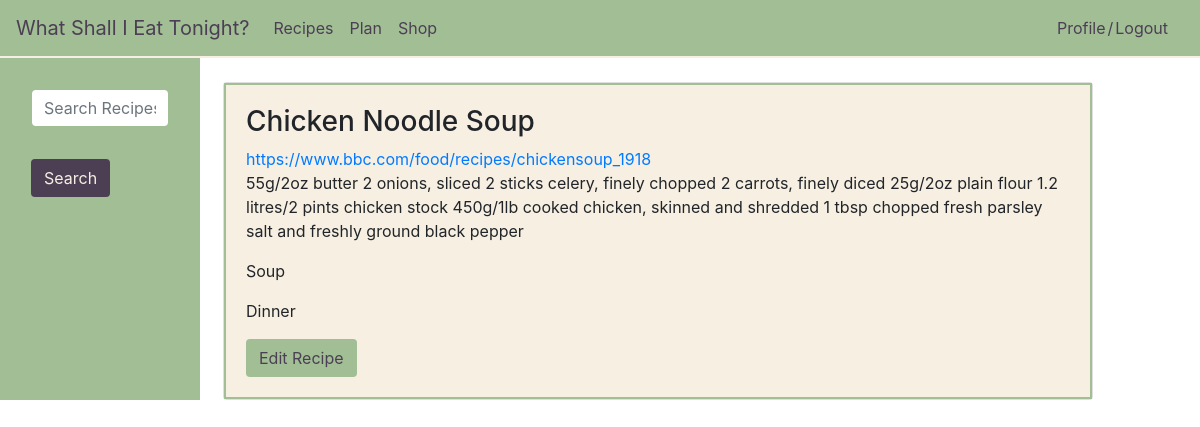
The page /recipes/recipe/1/ on the database its author committed.
### recipes/models.py (models this page shows, shortened)
class Recipe(models.Model):
    user = models.ForeignKey(User, on_delete=models.CASCADE)
    title = models.CharField(max_length = 200)
    url = models.URLField(max_length=200, blank=False, default='')
    cal_date = models.DateField(null=True)
    tag = models.CharField(max_length = 100, blank=True, null=True)
    ingredients = models.TextField()
    BREAKFAST = 'Breakfast'
    BRUNCH = 'Brunch'
    LUNCH = 'Lunch'
    DINNER = 'Dinner'
    SIDES = 'Sides'
    SNACKS = 'Snacks'
    DRINKS = 'Drinks'
    COURSE_CHOICES = (
        (BREAKFAST, 'Breakfast'),
        (BRUNCH, 'Brunch'),
        (LUNCH, 'Lunch'),
        (DINNER, 'Dinner'),
        (SIDES, 'Sides'),
        (SNACKS, 'Snacks'),
        (DRINKS, 'Drinks'),
        (None, 'None')
    )
    course = models.CharField(
        max_length = 100,
        choices = COURSE_CHOICES,
        null = True,
        default = None,
    )

### recipes/views.py (the view)
# urls.py: path('recipe/<int:pk>/', views.RecipeDetailView.as_view(), name='detail'),
class RecipeDetailView(generic.DetailView):
    model = Recipe
    template_name = 'recipes/detail.html'

### recipes/templates/recipes/detail.html
{% extends 'recipes_base.html' %}
{% block body %}
<div class="card">
  <div class="card-body">
    <h3 class="">{{ recipe.title }}</h3>
    <a href="{{ recipe.url }}">{{recipe.url}}</a>
    <p>{{ recipe.ingredients }}</p>
    <p>{{ recipe.tag }}</p>
    <p>{{ recipe.course }}</p>
    <a href="{% url 'recipes:update' recipe.id %}" class="btn add-recipe">Edit Recipe</a>
  </div>
</div>
{% endblock %}

### recipes/static/recipes/main.css (style rules this page uses)
html, body { box-sizing: border-box; }
.card-body { border: 2px solid #A1BE95; background-color: #F7EFE2; }
.add-recipe { background-color: #A1BE95; color: #4C3F54; }

### rows shown on the page
Recipe: title "Chicken Noodle Soup", url "https://www.bbc.com/food/recipes/chickensoup_1918", ingredients "55g/2oz butter 2 onions, sliced 2 sticks celery, finely chopped 2 carrots, finely diced 25g/2oz plain flour 1.2 litres/2 pints chicken stock 450g/1lb cooked chicken, skinned and shredded 1 tbsp chopped fresh parsley salt and freshly ground black pepper", tag "Soup", course "Dinner"
